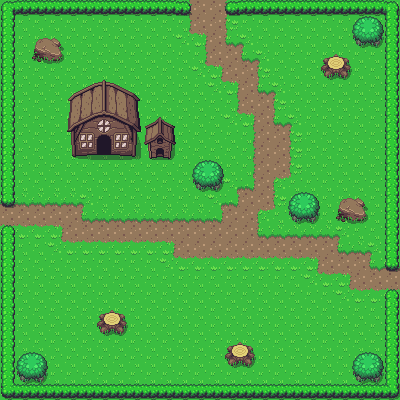

This is a level from a 2D game, rendered from its Tiled map with the project's own tilesets. A one-line summary and the complete map file follow:
An orthogonal 25x25 tile map with 16x16 px tiles, 2 tile layers (Ground, Collisions) and 16 objects.

<map version="1.4" tiledversion="1.4.3" orientation="orthogonal" renderorder="left-down" width="25" height="25" tilewidth="16" tileheight="16" infinite="0" nextlayerid="4" nextobjectid="49">
 <editorsettings>
  <export target="OverworldTest.tsx.tmx" format="tmx" />
 </editorsettings>
 <tileset firstgid="1" source="overworld.tsx" />
 <layer id="1" name="Ground" width="25" height="25">
  <data encoding="csv">
1,1,1,1,1,1,1,1,1,1,1,1201,1202,1202,1203,1,1,1,1,1,1,1,1,1,1,
1,1,1,1,1,1,1,1,1,1,1,1201,1202,1202,1203,1,1,1,1,1,1,1,1,1,1,
1,1,1,1,1,1,1,1,1,1,1,1241,1282,1202,1321,1163,1,1,1,1,1,1,1,1,1,
1,1,1,1,1,1,1,1,1,1,1,1,1201,1202,1202,1321,1163,1,1,1,1,1,1,1,1,
1,1,1,1,1,1,1,1,1,1,1,1,1241,1282,1202,1202,1203,1,1,1,1,1,1,1,1,
1,1,1,1,1,1,1,1,1,1,1,1,1,1241,1282,1202,1321,1163,1,1,1,1,1,1,1,
1,1,1,1,1,1,1,1,1,1,1,1,1,1,1201,1202,1202,1203,1,1,1,1,1,1,1,
1,1,1,1,1,1,1,1,1,1,1,1,1,1,1241,1282,1202,1321,1163,1,1,1,1,1,1,
1,1,1,1,1,1,1,1,1,1,1,1,1,1,1,1201,1202,1202,1203,1,1,1,1,1,1,
1,1,1,1,1,1,1,1,1,1,1,1,1,1,1,1201,1202,1202,1203,1,1,1,1,1,1,
1,1,1,1,1,1,1,1,1,1,1,1,1,1,1,1201,1202,1202,1203,1,1,1,1,1,1,
1,1,1,1,1,1,1,1,1,1,1,1,1,1,1161,1322,1202,1281,1243,1,1,1,1,1,1,
1162,1162,1162,1162,1162,1163,1,1,1,1,1,1,1,1161,1322,1202,1202,1203,1,1,1,1,1,1,1,
1202,1202,1202,1202,1202,1321,1162,1162,1162,1162,1162,1162,1162,1322,1202,1202,1281,1243,1,1,1,1,1,1,1,
1242,1242,1242,1282,1202,1202,1202,1202,1202,1202,1202,1202,1202,1202,1202,1202,1321,1162,1162,1162,1162,1163,1,1,1,
1,1,1,1241,1242,1242,1242,1242,1242,1242,1282,1202,1202,1202,1202,1202,1202,1202,1202,1202,1202,1321,1162,1163,1,
1,1,1,1,1,1,1,1,1,1,1241,1242,1242,1242,1242,1242,1242,1242,1242,1282,1202,1202,1202,1321,1162,
1,1,1,1,1,1,1,1,1,1,1,1,1,1,1,1,1,1,1,1241,1242,1282,1202,1202,1202,
1,1,1,1,1,1,1,1,1,1,1,1,1,1,1,1,1,1,1,1,1,1241,1242,1242,1242,
1,1,1,1,1,1,1,1,1,1,1,1,1,1,1,1,1,1,1,1,1,1,1,1,1,
1,1,1,1,1,1,1,1,1,1,1,1,1,1,1,1,1,1,1,1,1,1,1,1,1,
1,1,1,1,1,1,1,1,1,1,1,1,1,1,1,1,1,1,1,1,1,1,1,1,1,
1,1,1,1,1,1,1,1,1,1,1,1,1,1,1,1,1,1,1,1,1,1,1,1,1,
1,1,1,1,1,1,1,1,1,1,1,1,1,1,1,1,1,1,1,1,1,1,1,1,1,
1,1,1,1,1,1,1,1,1,1,1,1,1,1,1,1,1,1,1,1,1,1,1,1,1
</data>
 </layer>
 <layer id="2" name="Collisions" width="25" height="25">
  <data encoding="csv">
522,603,603,603,603,603,603,603,603,603,603,642,0,0,641,603,603,603,603,603,603,603,603,603,524,
562,0,0,0,0,0,0,0,0,0,0,0,0,0,0,0,0,0,0,0,0,0,646,647,562,
562,0,450,451,0,0,0,0,0,0,0,0,0,0,0,0,0,0,0,0,0,0,686,687,562,
562,0,490,491,0,0,0,0,0,0,0,0,0,0,0,0,0,0,0,0,152,153,0,0,562,
562,0,0,0,0,0,0,0,0,0,0,0,0,0,0,0,0,0,0,0,192,193,0,0,562,
562,0,0,0,7,8,9,10,11,0,0,0,0,0,0,0,0,0,0,0,0,0,0,0,562,
562,0,0,0,47,48,49,50,51,0,0,0,0,0,0,0,0,0,0,0,0,0,0,0,562,
562,0,0,0,87,88,89,90,91,214,215,0,0,0,0,0,0,0,0,0,0,0,0,0,562,
562,0,0,0,127,128,129,130,131,254,255,0,0,0,0,0,0,0,0,0,0,0,0,0,562,
562,0,0,0,167,168,169,170,171,294,295,0,0,0,0,0,0,0,0,0,0,0,0,0,562,
562,0,0,0,0,0,0,0,0,0,0,0,646,647,0,0,0,0,0,0,0,0,0,0,562,
562,0,0,0,0,0,0,0,0,0,0,0,686,687,0,0,0,0,0,0,0,0,0,0,562,
601,0,0,0,0,0,0,0,0,0,0,0,0,0,0,0,0,0,646,647,0,450,451,0,562,
0,0,0,0,0,0,0,0,0,0,0,0,0,0,0,0,0,0,686,687,0,490,491,0,562,
561,0,0,0,0,0,0,0,0,0,0,0,0,0,0,0,0,0,0,0,0,0,0,0,562,
562,0,0,0,0,0,0,0,0,0,0,0,0,0,0,0,0,0,0,0,0,0,0,0,562,
562,0,0,0,0,0,0,0,0,0,0,0,0,0,0,0,0,0,0,0,0,0,0,0,601,
562,0,0,0,0,0,0,0,0,0,0,0,0,0,0,0,0,0,0,0,0,0,0,0,0,
562,0,0,0,0,0,0,0,0,0,0,0,0,0,0,0,0,0,0,0,0,0,0,0,561,
562,0,0,0,0,0,152,153,0,0,0,0,0,0,0,0,0,0,0,0,0,0,0,0,562,
562,0,0,0,0,0,192,193,0,0,0,0,0,0,0,0,0,0,0,0,0,0,0,0,562,
562,0,0,0,0,0,0,0,0,0,0,0,0,0,152,153,0,0,0,0,0,0,0,0,562,
562,646,647,0,0,0,0,0,0,0,0,0,0,0,192,193,0,0,0,0,0,0,646,647,562,
562,686,687,0,0,0,0,0,0,0,0,0,0,0,0,0,0,0,0,0,0,0,686,687,562,
602,603,603,603,603,603,603,603,603,603,603,603,603,603,603,603,603,603,603,603,603,603,603,603,604
</data>
 </layer>
 <objectgroup id="3" name="collision mask">
  <object id="4" x="4" y="8" width="9" height="196" />
  <object id="10" x="4" y="1" width="186" height="12" />
  <object id="14" x="225" y="2" width="172" height="13" />
  <object id="15" x="384" y="2" width="13" height="269" />
  <object id="16" x="384" y="290" width="15" height="108" />
  <object id="17" x="1" y="382" width="383" height="16" />
  <object id="18" x="2" y="226" width="16" height="157" />
  <object id="23" x="100" y="309" width="25" height="24" />
  <object id="24" x="227" y="341" width="27" height="25" />
  <object id="28" x="322" y="53" width="29" height="28" />
  <object id="29" x="195" y="160" width="26" height="28" />
  <object id="33" x="292" y="193" width="28" height="26" />
  <object id="40" x="32" y="36.6667" width="30.6667" height="26" />
  <object id="41" x="350" y="16" width="33.3333" height="30.6667" />
  <object id="47" x="350.667" y="350.667" width="33.3333" height="30.6667" />
  <object id="48" x="72.6667" y="156">
   <polygon points="0,0 21,-0.333333 22.3333,-27.3333 39.6667,-27.6667 39.3333,0.666667 98.3333,3.66667 103,-29.3333 67.3333,-56.6667 32,-75.6667 -6.66667,-56.6667" />
  </object>
 </objectgroup>
</map>
